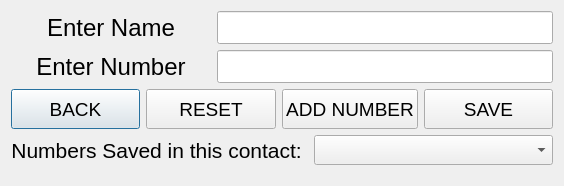
<?xml version="1.0" encoding="UTF-8"?>
<ui version="4.0">
 <class>CreateVCF</class>
 <widget class="QDialog" name="CreateVCF">
  <property name="geometry">
   <rect>
    <x>0</x>
    <y>0</y>
    <width>564</width>
    <height>186</height>
   </rect>
  </property>
  <property name="sizePolicy">
   <sizepolicy hsizetype="Preferred" vsizetype="Preferred">
    <horstretch>0</horstretch>
    <verstretch>0</verstretch>
   </sizepolicy>
  </property>
  <property name="cursor">
   <cursorShape>ArrowCursor</cursorShape>
  </property>
  <property name="windowTitle">
   <string>Make VCF File</string>
  </property>
  <layout class="QFormLayout" name="formLayout">
   <item row="0" column="0" colspan="2">
    <layout class="QHBoxLayout" name="horizontalLayout_3">
     <item>
      <widget class="QLabel" name="nameLabel">
       <property name="minimumSize">
        <size>
         <width>200</width>
         <height>0</height>
        </size>
       </property>
       <property name="font">
        <font>
         <pointsize>18</pointsize>
        </font>
       </property>
       <property name="text">
        <string>Enter Name</string>
       </property>
       <property name="alignment">
        <set>Qt::AlignCenter</set>
       </property>
      </widget>
     </item>
     <item>
      <widget class="QLineEdit" name="nameEntry">
       <property name="font">
        <font>
         <pointsize>16</pointsize>
        </font>
       </property>
       <property name="focusPolicy">
        <enum>Qt::StrongFocus</enum>
       </property>
       <property name="alignment">
        <set>Qt::AlignCenter</set>
       </property>
      </widget>
     </item>
    </layout>
   </item>
   <item row="1" column="0" colspan="2">
    <layout class="QHBoxLayout" name="horizontalLayout_4">
     <item>
      <widget class="QLabel" name="numberLabel">
       <property name="minimumSize">
        <size>
         <width>200</width>
         <height>0</height>
        </size>
       </property>
       <property name="font">
        <font>
         <pointsize>18</pointsize>
        </font>
       </property>
       <property name="text">
        <string>Enter Number</string>
       </property>
       <property name="alignment">
        <set>Qt::AlignCenter</set>
       </property>
      </widget>
     </item>
     <item>
      <widget class="QLineEdit" name="numberEntry">
       <property name="font">
        <font>
         <pointsize>16</pointsize>
        </font>
       </property>
       <property name="focusPolicy">
        <enum>Qt::StrongFocus</enum>
       </property>
       <property name="inputMethodHints">
        <set>Qt::ImhNone</set>
       </property>
       <property name="alignment">
        <set>Qt::AlignCenter</set>
       </property>
      </widget>
     </item>
    </layout>
   </item>
   <item row="2" column="0" colspan="2">
    <layout class="QHBoxLayout" name="horizontalLayout_2">
     <item>
      <widget class="QPushButton" name="backButton">
       <property name="minimumSize">
        <size>
         <width>0</width>
         <height>40</height>
        </size>
       </property>
       <property name="font">
        <font>
         <pointsize>14</pointsize>
        </font>
       </property>
       <property name="cursor">
        <cursorShape>PointingHandCursor</cursorShape>
       </property>
       <property name="focusPolicy">
        <enum>Qt::ClickFocus</enum>
       </property>
       <property name="text">
        <string>BACK</string>
       </property>
       <property name="shortcut">
        <string>Esc</string>
       </property>
      </widget>
     </item>
     <item>
      <widget class="QPushButton" name="resetButton">
       <property name="minimumSize">
        <size>
         <width>0</width>
         <height>40</height>
        </size>
       </property>
       <property name="font">
        <font>
         <pointsize>14</pointsize>
        </font>
       </property>
       <property name="cursor">
        <cursorShape>PointingHandCursor</cursorShape>
       </property>
       <property name="focusPolicy">
        <enum>Qt::ClickFocus</enum>
       </property>
       <property name="text">
        <string>RESET</string>
       </property>
       <property name="shortcut">
        <string>Backspace</string>
       </property>
      </widget>
     </item>
     <item>
      <widget class="QPushButton" name="addNumberButton">
       <property name="minimumSize">
        <size>
         <width>0</width>
         <height>40</height>
        </size>
       </property>
       <property name="font">
        <font>
         <pointsize>14</pointsize>
        </font>
       </property>
       <property name="cursor">
        <cursorShape>PointingHandCursor</cursorShape>
       </property>
       <property name="focusPolicy">
        <enum>Qt::ClickFocus</enum>
       </property>
       <property name="text">
        <string>ADD NUMBER</string>
       </property>
       <property name="shortcut">
        <string>Return</string>
       </property>
      </widget>
     </item>
     <item>
      <widget class="QPushButton" name="saveButton">
       <property name="minimumSize">
        <size>
         <width>0</width>
         <height>40</height>
        </size>
       </property>
       <property name="font">
        <font>
         <pointsize>14</pointsize>
        </font>
       </property>
       <property name="cursor">
        <cursorShape>PointingHandCursor</cursorShape>
       </property>
       <property name="focusPolicy">
        <enum>Qt::ClickFocus</enum>
       </property>
       <property name="text">
        <string>SAVE</string>
       </property>
       <property name="shortcut">
        <string>Ctrl+S</string>
       </property>
      </widget>
     </item>
    </layout>
   </item>
   <item row="3" column="0" colspan="2">
    <layout class="QHBoxLayout" name="horizontalLayout_6">
     <item>
      <widget class="QLabel" name="label">
       <property name="font">
        <font>
         <pointsize>16</pointsize>
        </font>
       </property>
       <property name="text">
        <string>Numbers Saved in this contact: </string>
       </property>
       <property name="alignment">
        <set>Qt::AlignCenter</set>
       </property>
      </widget>
     </item>
     <item>
      <widget class="QComboBox" name="numberComboBox">
       <property name="minimumSize">
        <size>
         <width>0</width>
         <height>30</height>
        </size>
       </property>
       <property name="cursor">
        <cursorShape>PointingHandCursor</cursorShape>
       </property>
       <property name="focusPolicy">
        <enum>Qt::ClickFocus</enum>
       </property>
       <property name="contextMenuPolicy">
        <enum>Qt::DefaultContextMenu</enum>
       </property>
      </widget>
     </item>
    </layout>
   </item>
  </layout>
 </widget>
 <resources/>
 <connections/>
</ui>
